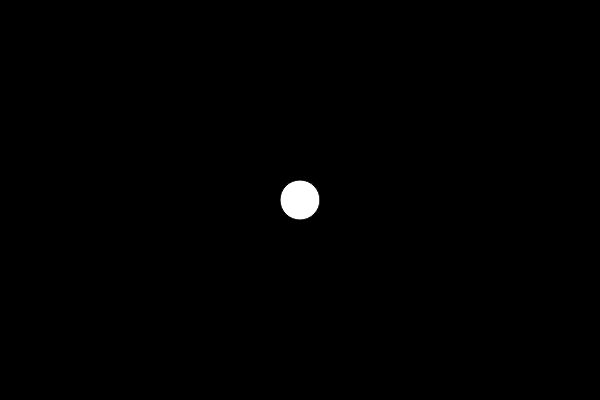
Frame 1 (no input)
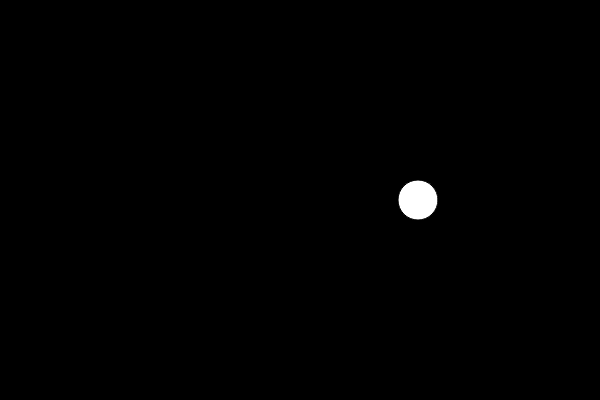
Frame 60 (no input)
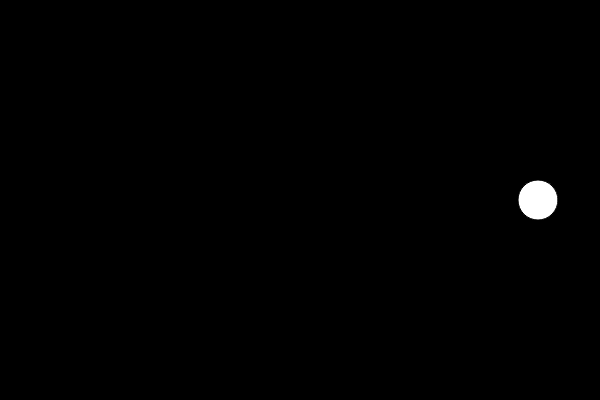
Frame 120 (the mouse pressed at the canvas centre since frame 60)

The p5.js sketch that drew these frames (run headless with seeded random() and noise() and a simulated clock; from frame 60 on, the mouse is pressed at the canvas centre):

// p5.js sketch
// ── sketch.js
let xBolinha = 300
let yBolinha = 200
let dBolinha = 40

let vxBolinha = 2
let vyBolinha = 2


function setup() {
  createCanvas(600, 400);
}

function draw() {
  background(0, 0, 0);
  bolinha()
}

function bolinha(){
  circle(xBolinha, yBolinha,dBolinha)
  
  xBolinha = xBolinha + vxBolinha 
  
  if(xBolinha > 600 || xBolinha < 0)
  vxBolinha = vxBolinha * -1
}
